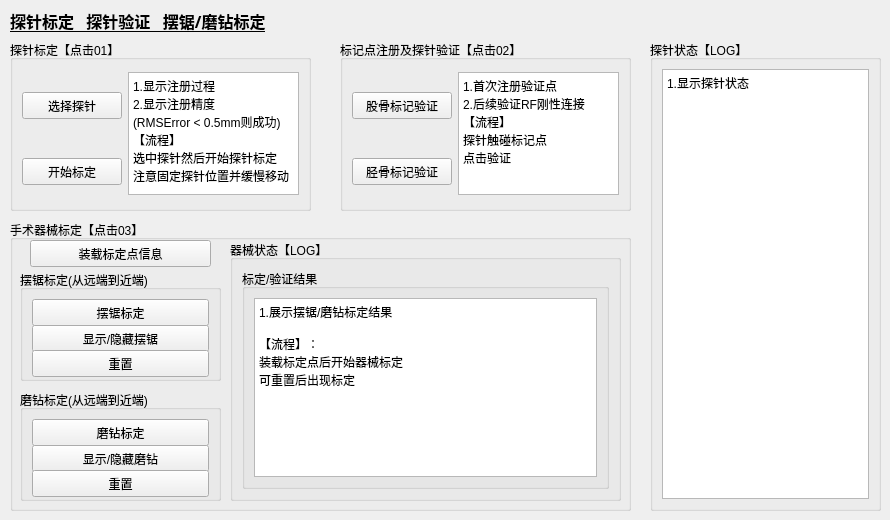
      <widget class="QWidget" name="tab_12">
       <attribute name="title">
        <string>术中注册01</string>
       </attribute>
       <widget class="QGroupBox" name="groupBox_32">
        <property name="geometry">
         <rect>
          <x>10</x>
          <y>220</y>
          <width>621</width>
          <height>291</height>
         </rect>
        </property>
        <property name="title">
         <string>手术器械标定【点击03】</string>
        </property>
        <widget class="QGroupBox" name="groupBox_33">
         <property name="geometry">
          <rect>
           <x>10</x>
           <y>50</y>
           <width>201</width>
           <height>111</height>
          </rect>
         </property>
         <property name="title">
          <string>摆锯标定(从远端到近端)</string>
         </property>
         <layout class="QVBoxLayout" name="verticalLayout_20">
          <item>
           <widget class="QPushButton" name="calibrateSaw_pushButton">
            <property name="minimumSize">
             <size>
              <width>0</width>
              <height>27</height>
             </size>
            </property>
            <property name="text">
             <string>摆锯标定</string>
            </property>
           </widget>
          </item>
          <item>
           <widget class="QPushButton" name="visualizeSaw_pushButton">
            <property name="minimumSize">
             <size>
              <width>0</width>
              <height>27</height>
             </size>
            </property>
            <property name="text">
             <string>显示/隐藏摆锯</string>
            </property>
           </widget>
          </item>
          <item>
           <widget class="QPushButton" name="resetSawCali_pushButton">
            <property name="minimumSize">
             <size>
              <width>0</width>
              <height>27</height>
             </size>
            </property>
            <property name="text">
             <string>重置</string>
            </property>
           </widget>
          </item>
         </layout>
        </widget>
        <widget class="QGroupBox" name="groupBox_34">
         <property name="geometry">
          <rect>
           <x>10</x>
           <y>170</y>
           <width>201</width>
           <height>111</height>
          </rect>
         </property>
         <property name="title">
          <string>磨钻标定(从远端到近端)</string>
         </property>
         <layout class="QVBoxLayout" name="verticalLayout_21">
          <item>
           <widget class="QPushButton" name="calibrateDrill_pushButton">
            <property name="minimumSize">
             <size>
              <width>0</width>
              <height>27</height>
             </size>
            </property>
            <property name="text">
             <string>磨钻标定</string>
            </property>
           </widget>
          </item>
          <item>
           <widget class="QPushButton" name="visualizeDrill_pushButton">
            <property name="minimumSize">
             <size>
              <width>0</width>
              <height>27</height>
             </size>
            </property>
            <property name="text">
             <string>显示/隐藏磨钻</string>
            </property>
           </widget>
          </item>
          <item>
           <widget class="QPushButton" name="resetDrillCali_pushButton">
            <property name="minimumSize">
             <size>
              <width>0</width>
              <height>27</height>
             </size>
            </property>
            <property name="text">
             <string>重置</string>
            </property>
           </widget>
          </item>
         </layout>
        </widget>
        <widget class="QGroupBox" name="groupBox_35">
         <property name="geometry">
          <rect>
           <x>220</x>
           <y>20</y>
           <width>391</width>
           <height>261</height>
          </rect>
         </property>
         <property name="title">
          <string>器械状态【LOG】</string>
         </property>
         <layout class="QHBoxLayout" name="horizontalLayout_7">
          <item>
           <widget class="QGroupBox" name="groupBox_37">
            <property name="title">
             <string>标定/验证结果</string>
            </property>
            <layout class="QHBoxLayout" name="horizontalLayout_9">
             <item>
              <widget class="QTextBrowser" name="textBrowser_CalibrateRes">
               <property name="html">
                <string>&lt;!DOCTYPE HTML PUBLIC &quot;-//W3C//DTD HTML 4.0//EN&quot; &quot;http://www.w3.org/TR/REC-html40/strict.dtd&quot;&gt;
&lt;html&gt;&lt;head&gt;&lt;meta name=&quot;qrichtext&quot; content=&quot;1&quot; /&gt;&lt;style type=&quot;text/css&quot;&gt;
p, li { white-space: pre-wrap; }
&lt;/style&gt;&lt;/head&gt;&lt;body style=&quot; font-family:'SimSun'; font-size:9pt; font-weight:400; font-style:normal;&quot;&gt;
&lt;p style=&quot; margin-top:0px; margin-bottom:0px; margin-left:0px; margin-right:0px; -qt-block-indent:0; text-indent:0px;&quot;&gt;1.展示摆锯/磨钻标定结果&lt;/p&gt;
&lt;p style=&quot;-qt-paragraph-type:empty; margin-top:0px; margin-bottom:0px; margin-left:0px; margin-right:0px; -qt-block-indent:0; text-indent:0px;&quot;&gt;&lt;br /&gt;&lt;/p&gt;
&lt;p style=&quot; margin-top:0px; margin-bottom:0px; margin-left:0px; margin-right:0px; -qt-block-indent:0; text-indent:0px;&quot;&gt;【流程】：&lt;/p&gt;
&lt;p style=&quot; margin-top:0px; margin-bottom:0px; margin-left:0px; margin-right:0px; -qt-block-indent:0; text-indent:0px;&quot;&gt;装载标定点后开始器械标定&lt;/p&gt;
&lt;p style=&quot; margin-top:0px; margin-bottom:0px; margin-left:0px; margin-right:0px; -qt-block-indent:0; text-indent:0px;&quot;&gt;可重置后出现标定&lt;/p&gt;&lt;/body&gt;&lt;/html&gt;</string>
               </property>
              </widget>
             </item>
            </layout>
           </widget>
          </item>
         </layout>
        </widget>
        <widget class="QPushButton" name="loadDeviceLand_pushButton">
         <property name="geometry">
          <rect>
           <x>20</x>
           <y>20</y>
           <width>181</width>
           <height>27</height>
          </rect>
         </property>
         <property name="text">
          <string>装载标定点信息</string>
         </property>
        </widget>
       </widget>
       <widget class="QGroupBox" name="groupBox_31">
        <property name="geometry">
         <rect>
          <x>340</x>
          <y>40</y>
          <width>291</width>
          <height>171</height>
         </rect>
        </property>
        <property name="title">
         <string>标记点注册及探针验证【点击02】</string>
        </property>
        <layout class="QGridLayout" name="gridLayout_2">
         <item row="0" column="0">
          <widget class="QPushButton" name="checkFemurNode_pushButton">
           <property name="minimumSize">
            <size>
             <width>100</width>
             <height>27</height>
            </size>
           </property>
           <property name="text">
            <string>股骨标记验证</string>
           </property>
          </widget>
         </item>
         <item row="1" column="0">
          <widget class="QPushButton" name="checkTibiaNode_pushButton">
           <property name="minimumSize">
            <size>
             <width>100</width>
             <height>27</height>
            </size>
           </property>
           <property name="text">
            <string>胫骨标记验证</string>
           </property>
          </widget>
         </item>
         <item row="0" column="1" rowspan="2">
          <widget class="QTextBrowser" name="textBrowser_CheckProbe">
           <property name="minimumSize">
            <size>
             <width>0</width>
             <height>120</height>
            </size>
           </property>
           <property name="html">
            <string>&lt;!DOCTYPE HTML PUBLIC &quot;-//W3C//DTD HTML 4.0//EN&quot; &quot;http://www.w3.org/TR/REC-html40/strict.dtd&quot;&gt;
&lt;html&gt;&lt;head&gt;&lt;meta name=&quot;qrichtext&quot; content=&quot;1&quot; /&gt;&lt;style type=&quot;text/css&quot;&gt;
p, li { white-space: pre-wrap; }
&lt;/style&gt;&lt;/head&gt;&lt;body style=&quot; font-family:'SimSun'; font-size:9pt; font-weight:400; font-style:normal;&quot;&gt;
&lt;p style=&quot; margin-top:0px; margin-bottom:0px; margin-left:0px; margin-right:0px; -qt-block-indent:0; text-indent:0px;&quot;&gt;1.首次注册验证点&lt;/p&gt;
&lt;p style=&quot; margin-top:0px; margin-bottom:0px; margin-left:0px; margin-right:0px; -qt-block-indent:0; text-indent:0px;&quot;&gt;2.后续验证RF刚性连接&lt;/p&gt;
&lt;p style=&quot; margin-top:0px; margin-bottom:0px; margin-left:0px; margin-right:0px; -qt-block-indent:0; text-indent:0px;&quot;&gt;【流程】&lt;/p&gt;
&lt;p style=&quot; margin-top:0px; margin-bottom:0px; margin-left:0px; margin-right:0px; -qt-block-indent:0; text-indent:0px;&quot;&gt;探针触碰标记点&lt;/p&gt;
&lt;p style=&quot; margin-top:0px; margin-bottom:0px; margin-left:0px; margin-right:0px; -qt-block-indent:0; text-indent:0px;&quot;&gt;点击验证&lt;/p&gt;&lt;/body&gt;&lt;/html&gt;</string>
           </property>
          </widget>
         </item>
        </layout>
       </widget>
       <widget class="QGroupBox" name="groupBox_8">
        <property name="geometry">
         <rect>
          <x>650</x>
          <y>40</y>
          <width>231</width>
          <height>471</height>
         </rect>
        </property>
        <property name="title">
         <string>探针状态【LOG】</string>
        </property>
        <layout class="QHBoxLayout" name="horizontalLayout">
         <item>
          <widget class="QTextBrowser" name="textBrowser_ProbeState">
           <property name="html">
            <string>&lt;!DOCTYPE HTML PUBLIC &quot;-//W3C//DTD HTML 4.0//EN&quot; &quot;http://www.w3.org/TR/REC-html40/strict.dtd&quot;&gt;
&lt;html&gt;&lt;head&gt;&lt;meta name=&quot;qrichtext&quot; content=&quot;1&quot; /&gt;&lt;style type=&quot;text/css&quot;&gt;
p, li { white-space: pre-wrap; }
&lt;/style&gt;&lt;/head&gt;&lt;body style=&quot; font-family:'SimSun'; font-size:9pt; font-weight:400; font-style:normal;&quot;&gt;
&lt;p style=&quot; margin-top:0px; margin-bottom:0px; margin-left:0px; margin-right:0px; -qt-block-indent:0; text-indent:0px;&quot;&gt;1.显示探针状态&lt;/p&gt;&lt;/body&gt;&lt;/html&gt;</string>
           </property>
          </widget>
         </item>
        </layout>
       </widget>
       <widget class="QGroupBox" name="groupBox_9">
        <property name="geometry">
         <rect>
          <x>10</x>
          <y>40</y>
          <width>301</width>
          <height>171</height>
         </rect>
        </property>
        <property name="title">
         <string>探针标定【点击01】</string>
        </property>
        <layout class="QGridLayout" name="gridLayout">
         <item row="0" column="0">
          <widget class="QPushButton" name="selectPointer_pushButton">
           <property name="minimumSize">
            <size>
             <width>100</width>
             <height>27</height>
            </size>
           </property>
           <property name="text">
            <string>选择探针</string>
           </property>
          </widget>
         </item>
         <item row="0" column="1" rowspan="2">
          <widget class="QTextBrowser" name="textBrowser_PointerCalibration">
           <property name="minimumSize">
            <size>
             <width>0</width>
             <height>120</height>
            </size>
           </property>
           <property name="html">
            <string>&lt;!DOCTYPE HTML PUBLIC &quot;-//W3C//DTD HTML 4.0//EN&quot; &quot;http://www.w3.org/TR/REC-html40/strict.dtd&quot;&gt;
&lt;html&gt;&lt;head&gt;&lt;meta name=&quot;qrichtext&quot; content=&quot;1&quot; /&gt;&lt;style type=&quot;text/css&quot;&gt;
p, li { white-space: pre-wrap; }
&lt;/style&gt;&lt;/head&gt;&lt;body style=&quot; font-family:'SimSun'; font-size:9pt; font-weight:400; font-style:normal;&quot;&gt;
&lt;p style=&quot; margin-top:0px; margin-bottom:0px; margin-left:0px; margin-right:0px; -qt-block-indent:0; text-indent:0px;&quot;&gt;1.显示注册过程&lt;/p&gt;
&lt;p style=&quot; margin-top:0px; margin-bottom:0px; margin-left:0px; margin-right:0px; -qt-block-indent:0; text-indent:0px;&quot;&gt;2.显示注册精度&lt;br /&gt;(RMSError &amp;lt; 0.5mm则成功)&lt;/p&gt;
&lt;p style=&quot; margin-top:0px; margin-bottom:0px; margin-left:0px; margin-right:0px; -qt-block-indent:0; text-indent:0px;&quot;&gt;【流程】&lt;/p&gt;
&lt;p style=&quot; margin-top:0px; margin-bottom:0px; margin-left:0px; margin-right:0px; -qt-block-indent:0; text-indent:0px;&quot;&gt;选中探针然后开始探针标定&lt;/p&gt;
&lt;p style=&quot; margin-top:0px; margin-bottom:0px; margin-left:0px; margin-right:0px; -qt-block-indent:0; text-indent:0px;&quot;&gt;注意固定探针位置并缓慢移动&lt;/p&gt;&lt;/body&gt;&lt;/html&gt;</string>
           </property>
          </widget>
         </item>
         <item row="1" column="0">
          <widget class="QPushButton" name="calibratePointer_pushButton">
           <property name="minimumSize">
            <size>
             <width>100</width>
             <height>27</height>
            </size>
           </property>
           <property name="text">
            <string>开始标定</string>
           </property>
          </widget>
         </item>
        </layout>
       </widget>
       <widget class="QLabel" name="label_15">
        <property name="geometry">
         <rect>
          <x>10</x>
          <y>0</y>
          <width>351</width>
          <height>41</height>
         </rect>
        </property>
        <property name="font">
         <font>
          <family>微软雅黑</family>
          <pointsize>12</pointsize>
          <weight>75</weight>
          <bold>true</bold>
          <underline>true</underline>
         </font>
        </property>
        <property name="text">
         <string>探针标定   探针验证   摆锯/磨钻标定</string>
        </property>
       </widget>
      </widget>
